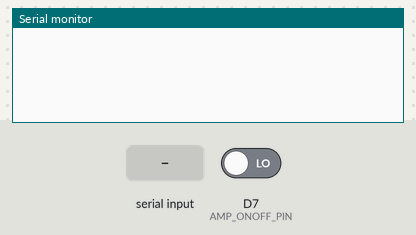
The sketch below on a simulated ESP8266 (NodeMCU). On the bench: the last lines printed to the serial monitor. The inputs (shaded band) are chosen by the test bench; at power-on: D7 (AMP_ONOFF_PIN) LOW. Not simulated (calls return 0 or success): riverdale_credentials.h.

Above: at 1.3 s.
1.4 s: D7 (AMP_ONOFF_PIN) driven HIGH
At 2.6 s:
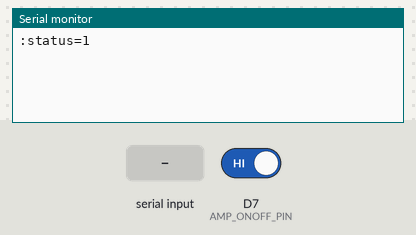
2.9 s: ":amp-on\n" received over Serial
At 4.1 s:
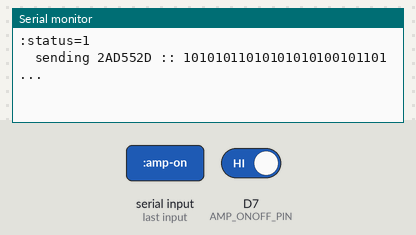
4.4 s: ":amp-on\n" received over Serial
At 5.4 s:
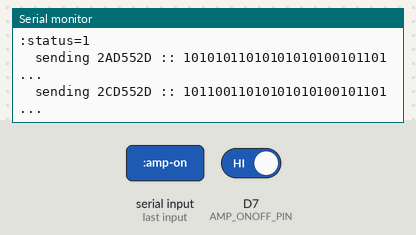
5.9 s: D7 (AMP_ONOFF_PIN) driven LOW
At 6.3 s:
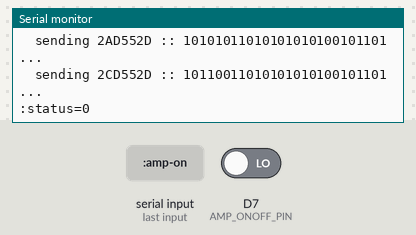

Measured:
- after the input at 1.4 s, the serial monitor: prints a new line at once (image 1)
- after the input at 2.9 s, the serial monitor: prints a new line at once (image 2)
- after the input at 4.4 s, the serial monitor: prints a new line at once (image 3)
- after the input at 5.9 s, the serial monitor: prints a new line at once (image 4)

The sketch:

lolin-remote-serial.ino
```cpp
/*
 *  MO home sensor setup for Lolin ESP8266 with:
 *  - stock IR shield
 */
#include <IRsend.h>
#include <stdarg.h>
#include <riverdale_credentials.h>

#define MARANTZ_POWER_1     0x2CD552D
#define MARANTZ_POWER_2     0x2AD552D
#define MARANTZ_VOL_UP_1    0x2CD54D5
#define MARANTZ_VOL_UP_2    0x2AD54D5
#define MARANTZ_VOL_DOWN_1  0x59AA9A9
#define MARANTZ_VOL_DOWN_2  0x55AA9A9

#define AMP_ONOFF_PIN       D7

IRsend irSend(D3);
char szBuffer[100] = "";
int nBuffer = 0;
void customWait(unsigned long ms) { delay(ms); }


// initial section
void setup()
{
  Serial.begin(115200);
  delay(100);
  startupWiFi();

  pinMode(AMP_ONOFF_PIN, INPUT);
  irSend.begin();
}


// main loop
void loop()
{
  static unsigned long lastTrigger = 0;
  static unsigned int lastAmplifierStatus = 0;
  unsigned long curTime = millis();
  unsigned long ellapsed = curTime - lastTrigger;
  int amplifierStatus = digitalRead(AMP_ONOFF_PIN);

  if (Serial.available() > 0) {
    char cIn = Serial.read();
    if (cIn == '\n') {
      handleCommand(szBuffer);
      nBuffer = 0;
    } else if (nBuffer < 99) {
      szBuffer[nBuffer++] = cIn;
    }
    szBuffer[nBuffer] = 0;
  }

  if (ellapsed > 10000 || lastAmplifierStatus != amplifierStatus) {
    lastTrigger += ellapsed;
    lastAmplifierStatus = amplifierStatus;
    Serial.print(":status=");
    Serial.println(amplifierStatus);
  }

  ArduinoOTA.handle();
}


// carry out orders as and when given
void handleCommand(char *szCmd)
{
  if (strcmp(szCmd, ":amp-on")) irSwitchAmplifier(1);
  else if (strcmp(szCmd, ":amp-off")) irSwitchAmplifier(0);
  else {
    Serial.print("Heard: ");
    Serial.println(szBuffer);
  }
}


////////////////////////////////////////////////////////////////////////////////////////////////////////////////
// IR Stuff begins here
////////////////////////////////////////////////////////////////////////////////////////////////////////////////

// send custom recorded data with given interval length (usec)
void irSendCustom(unsigned int code, unsigned int interval = 1000)
{
  static uint16_t rawData[128];
  unsigned int mask = 1 << 31;
  int dpos = 0;

  Serial.print("  sending ");
  Serial.print(code, HEX);
  Serial.print(" :: ");
  Serial.print(code, BIN);
  Serial.println("...");

  rawData[dpos] = 0;
  while (!(mask & code) && mask) mask = mask >> 1;
  while (mask) {
    if ((mask & code) && (dpos & 1)) { dpos += 1; rawData[dpos] = 0; }
    if (!(mask & code) && !(dpos & 1)) { dpos += 1; rawData[dpos] = 0; }
    rawData[dpos] += interval;
    mask = mask >> 1;
  }
  irSend.sendRaw(rawData, dpos+1, 38);
}


// keep calling this function until it returns true
bool irSwitchAmplifier(int unto)
{
  static unsigned int counter = 0;
  static unsigned int codes[] = { MARANTZ_POWER_1, MARANTZ_POWER_2 };
  counter = (counter + 1) % 1000;
  int amplifierStatus = digitalRead(AMP_ONOFF_PIN);
  if (amplifierStatus == unto) return true;
  irSendCustom(codes[counter%2]);
  return false;
}


bool irAmplifierVolume(int amount)
{
  unsigned int codes[] = { MARANTZ_VOL_UP_1, MARANTZ_VOL_UP_2, MARANTZ_VOL_DOWN_1, MARANTZ_VOL_DOWN_2 };
  int offset = (amount < 0) ? 2 : 0;
  int n = (amount < 0) ? -amount : amount;
  for (int i=0; i<10; i++) {
    if (irSwitchAmplifier(1)) break;
    customWait(500);
  }
  if (!irSwitchAmplifier(1)) return false;
  for (int i=0; i<n; i++) {
    irSendCustom(codes[offset + (i%2)]);
    customWait(100);
  }
  return true;
}
```
